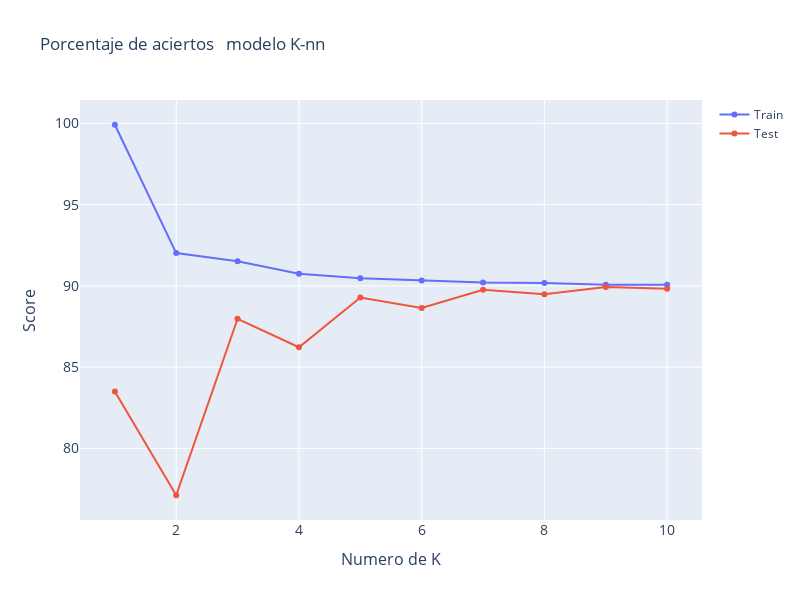

Here is the notebook cell this chart was saved with:
### Code cell
scores_knn=pd.read_csv("score_knn.csv")
fig = make_subplots(rows=1, cols=1)
fig.add_trace(
    go.Scatter(x=scores_knn['Unnamed: 0']+1, y=scores_knn["Train"]*100,name="Train"),row=1, col=1
)

fig.add_trace(
    go.Scatter(x=scores_knn['Unnamed: 0']+1, y=scores_knn["Test"]*100,name="Test"),  row=1, col=1
)
fig.update_layout(height=600, width=800,
                      yaxis=dict(
        title='Score ',
        titlefont_size=16,
        tickfont_size=14,
    ),xaxis=dict(
        title='Numero de K',
        titlefont_size=16,
        tickfont_size=14,
    ),title_text="Porcentaje de aciertos \n modelo K-nn")
fig.show()

### Figure 1 — Plotly figure (JSON) as saved in the notebook; plotly's stock layout.template omitted (floating-point values rounded to 4 significant figures)
{"data": [{"name": "Train", "type": "scatter", "x": [1, 2, 3, 4, 5, 6, 7, 8, 9, 10], "xaxis": "x", "y": [99.91, 92.02, 91.51, 90.74, 90.47, 90.34, 90.21, 90.18, 90.08, 90.08], "yaxis": "y"}, {"name": "Test", "type": "scatter", "x": [1, 2, 3, 4, 5, 6, 7, 8, 9, 10], "xaxis": "x", "y": [83.5, 77.12, 87.98, 86.23, 89.29, 88.64, 89.76, 89.49, 89.93, 89.82], "yaxis": "y"}], "layout": {"height": 600, "title": {"text": "Porcentaje de aciertos \n modelo K-nn"}, "width": 800, "xaxis": {"anchor": "y", "autorange": true, "domain": [0, 1], "range": [0.4319, 10.57], "tickfont": {"size": 14}, "title": {"font": {"size": 16}, "text": "Numero de K"}, "type": "linear"}, "yaxis": {"anchor": "x", "autorange": true, "domain": [0, 1], "range": [75.6, 101.4], "tickfont": {"size": 14}, "title": {"font": {"size": 16}, "text": "Score "}, "type": "linear"}}}
